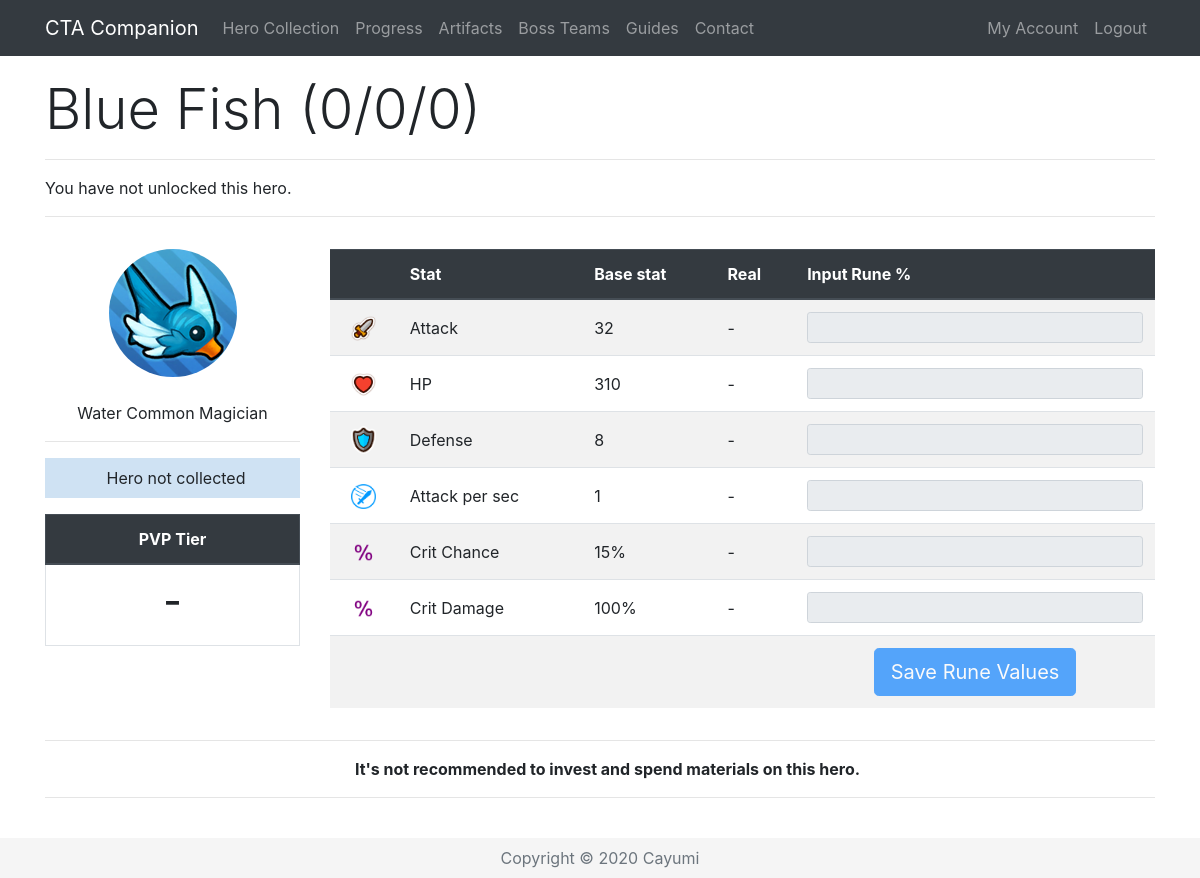
The page /Hero/9 (signed in) on the database as committed earlier.
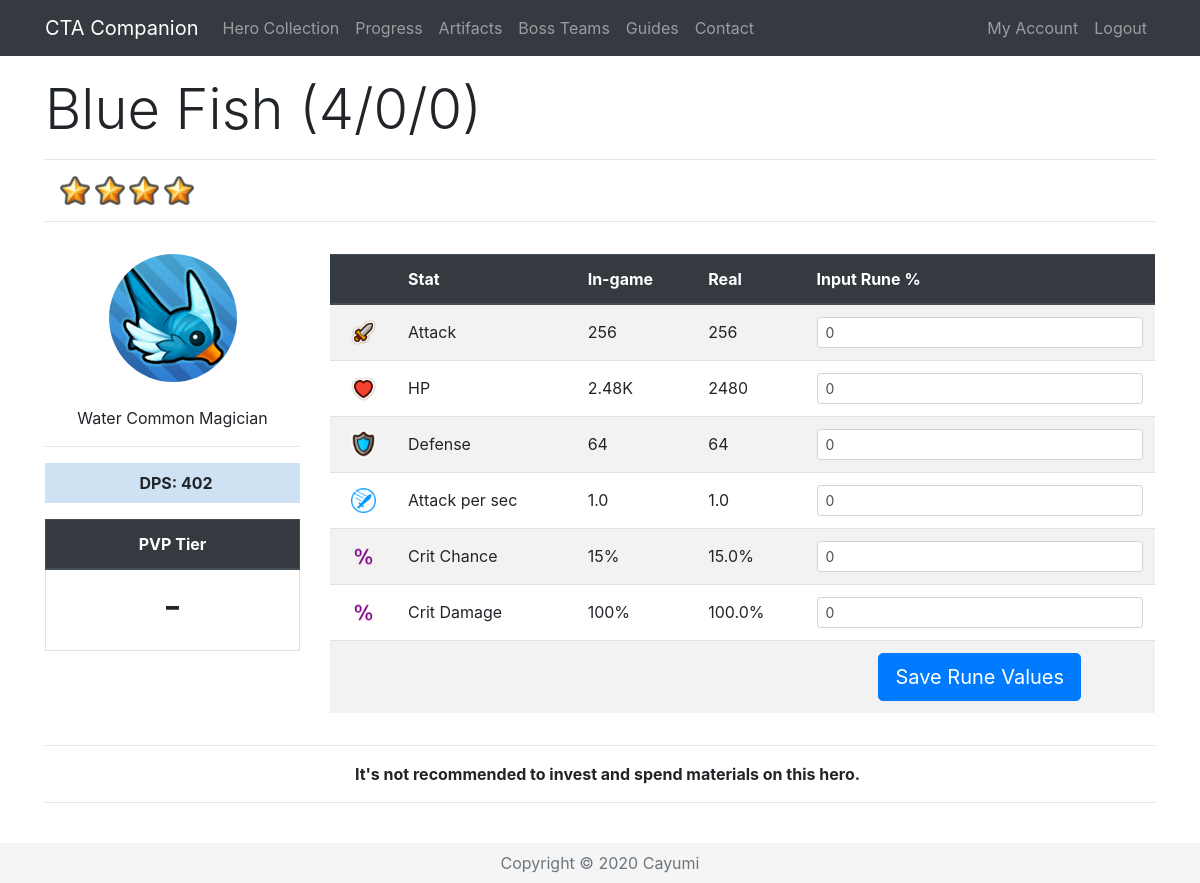
The same page on the database as committed later.
### app/models.py (models this page shows, shortened)
class Base(db.Model):
    id = db.Column(db.Integer, primary_key=True)
    name = db.Column(db.String(32), index=True, unique=True)
    nameSafe = db.Column(db.String(32), index=True, unique=True)
    job = db.Column(db.String(16), index=True)
    rarity = db.Column(db.String(16), index=True)
    element = db.Column(db.String(16), index=True)
    gender = db.Column(db.String(16), index=True)
    crusher = db.Column(db.Integer, index=True)
    fly = db.Column(db.Integer, index=True)
    blitz = db.Column(db.Integer, index=True)
    atk = db.Column(db.Integer, index=True)
    hp = db.Column(db.Integer, index=True)
    defense = db.Column(db.Integer, index=True)
    crit = db.Column(db.Integer, index=True)
    critDmg = db.Column(db.Integer, index=True)
    movespeed = db.Column(db.Integer, index=True)
    aps = db.Column(db.Integer, index=True)
    arange = db.Column(db.Integer, index=True)
    resistance = db.Column(db.Integer, index=True)
    frenzy = db.Column(db.Integer, index=True)
    dodge = db.Column(db.Integer, index=True)
    stun = db.Column(db.Integer, index=True)
    stunTime = db.Column(db.Integer, index=True)
    aoe = db.Column(db.Integer, index=True)
    ult = db.Column(db.Integer, index=True)
    kshp = db.Column(db.Integer, index=True)
    gold = db.Column(db.Integer, index=True)
    freeze = db.Column(db.Integer, index=True)
    freezeTime = db.Column(db.Integer, index=True)
    freezeDmg = db.Column(db.Integer, index=True)
    burn = db.Column(db.Integer, index=True)
    burnTime = db.Column(db.Integer, index=True)
    burnDmg = db.Column(db.Integer, index=True)
    poison = db.Column(db.Integer, index=True)
    poisonTime = db.Column(db.Integer, index=True)
    poisonDmg = db.Column(db.Integer, index=True)
    sp2 = db.Column(db.Integer, index=True)
    sp2num = db.Column(db.Integer, index=True)
    buffElement = db.Column(db.String(16), index=True)
    buffType = db.Column(db.Integer, index=True)
    buffStat = db.Column(db.String(16), index=True)
    buff = db.Column(db.Integer, index=True)
    heroes = db.relationship('Hero', backref='baseStats', lazy='dynamic')

class Hero(db.Model):
    id = db.Column(db.Integer, primary_key=True)
    level = db.Column(db.Integer, index=True)
    awaken = db.Column(db.Integer, index=True)
    wpn = db.Column(db.Integer, index=True)
    medals = db.Column(db.Integer, index=True)
    runedAtk = db.Column(db.Integer, index=True)
    runedHp = db.Column(db.Integer, index=True)
    runedDef = db.Column(db.Integer, index=True)
    runedAps = db.Column(db.Integer, index=True)
    runedCrit = db.Column(db.Integer, index=True)
    runedCritDmg = db.Column(db.Integer, index=True)
    user_id = db.Column(db.Integer, db.ForeignKey('user.id'))
    base_id = db.Column(db.Integer, db.ForeignKey('base.id'))
    def displayStat(self, stat):
        if stat < 1000:
            return str(int(round(stat, 0)))
        elif stat > 1000000:
            return str(round(stat/1000000, 2))+"M"
        else:
            return str(round(stat/1000, 2))+"K"
    def atk(self):
        runedAttack = self.runedAtk
        base = self.baseStats.atk
        level = self.level
        awaken = self.awaken
        atk = int(base * (2 ** (level - 1)) * (1.5 ** awaken))
        runedAtk = atk + (atk * (runedAttack / 100))
        return int(runedAtk)
    def hp(self):
        runedHP = self.runedHp
        base = self.baseStats.hp
        level = self.level
        awaken = self.awaken
        hp = int(base * (2 ** (level - 1)) * (1.5 ** awaken))
        runedHP = hp + (hp * (runedHP / 100))
        return int(runedHP)
    def defense(self):
        runedDef = self.runedDef
        base = self.baseStats.defense
        level = self.level
        awaken = self.awaken
        defense = int(base * (2 ** (level - 1)) * (1.5 ** awaken))
        runedDef = defense + (defense * (runedDef / 100))
        return int(runedDef)
    def aps(self):
        runedAps = self.runedAps
        base = self.baseStats.aps
        runedAps = base + (base * (runedAps / 100))
        return runedAps
    def crit(self):
        runedCrit = self.runedCrit
        base = self.baseStats.crit
        return (base + runedCrit)/100
    def critDmg(self):
        runedDmg = self.runedCritDmg
        base = self.baseStats.critDmg
        return (base + runedDmg)/100
    def dpsSP2(self):
        sp2 = 1
        sp2num = 5
        atk = self.atk()
        aps = self.aps()
        crit = self.crit()
        critDmg = self.critDmg()
        dps = ((atk * aps * (1-crit)) + (atk * aps * crit * critDmg)) * (6 + sp2 * sp2num)/7
        dps = int(round(dps))
        return '{:,}'.format(dps).replace(',', ' ')

### app/routes.py (the view, shortened to what this page needs)
@app.route('/Hero/<heroid>', methods=["GET", "POST"])
@login_required
def hero(heroid):
    user = User.query.join(Hero).filter(Hero.id==heroid)
    selectedHero = Hero.query.get(heroid)
    if request.method == "GET":
        return render_template('hero.html', selectedHero=selectedHero, title=selectedHero.baseStats.name, user=user, heroDict=heroDict)

### app/templates/hero.html (shortened to what this page needs)
{% extends "base.html" %}
{% block content %}
{% if user[0] == current_user %}
{% set current = selectedHero.baseStats.nameSafe %}
 <div class="row pt-3">
    <div class="col-lg-12">
      <h1 class="display-4">{{ selectedHero.baseStats.name }} ({{ selectedHero.level }}/{{ selectedHero.awaken }}/{{ selectedHero.wpn }}) </h1>
      <hr>
        {% if selectedHero.level > 0 %}
      <p class="instructions">
          {%for i in range(selectedHero.level - selectedHero.awaken) %}
          <img src="{{ url_for('static', filename='star.png') }}" width="30" alt="Star">
          {% endfor %}
      </p>
        {% else %}
        <p class="instruction">You have not unlocked this hero.</p>
        {% endif %}
      <hr>
    </div>
 </div>
  <div class="row align-middle">
    <div class="col-lg-3 text-center align-middle pt-3">
        <img class="img-fluid rounded-circle" src="/static/{{selectedHero.baseStats.nameSafe}}.png" alt="{{selectedHero.baseStats.name}}"><br><br>
        {{ selectedHero.baseStats.element }} {{ selectedHero.baseStats.rarity }} {{ selectedHero.baseStats.job }}<hr>
        {% if selectedHero.level > 0 %}
        <p class="instructions {{selectedHero.baseStats.element}}{{selectedHero.baseStats.rarity}}"><b>DPS: {{ selectedHero.dpsSP2() }}</b></p>
        {% else %}
        <p class="instructions {{selectedHero.baseStats.element}}{{selectedHero.baseStats.rarity}}">Hero not collected</p>
        {% endif %}
        <table class="table table-bordered">
        <thead class="thead-dark">
        <tr>
            <th colspan="2">PVP Tier</th>
        </tr>
        </thead>
        <tr>
            <td><h1>
                {% if heroDict[current] %}
                {{ heroDict[current][4] }}
                {% else %}
                -
                {% endif %}
            </h1></td>
        </tr>
    </table>
      </div>
      <div class="col lg-9 pt-3">
<form action="/Hero/{{ selectedHero.id }}" method="post" novalidate>
 <table class="table table-striped">
     <thead class="thead-dark">
          <tr>
              <th>&nbsp;</th>
              <th>Stat</th>
              <th>{% if selectedHero.level > 0 %}In-game{% else %}Base stat{% endif %}</th>
              <th>Real</th>
              <th>Input Rune %</th>
          </tr>
          </thead>
              <tr class="text-left">
                  <td class="align-middle text-center"><img src="{{ url_for('static', filename='atk.png') }}" width="25" alt="Attack"></td>
                  <td class="align-middle">Attack</td>
                  {% if selectedHero.level > 0 %}
                  <td class="align-middle">{{ selectedHero.displayStat(selectedHero.atk()) }}</td>
                  <td class="align-middle">{{ selectedHero.atk() }}</td>
                  <td><input type="text" maxlength="10" class="form-control form-control-sm" id="{{ selectedHero.id }}runedAtk" value="{{ selectedHero.runedAtk }}" name="{{ selectedHero.id }}runedAtk"></td>
                  {% else %}
                  <td class="align-middle">{{ selectedHero.baseStats.atk }}</td>
                  <td class="align-middle">-</td>
                  <td><input type="text" maxlength="10" class="form-control form-control-sm" disabled></td>
                  {% endif %}
              </tr>
              <tr class="text-left">
                  <td class="align-middle text-center"><img src="{{ url_for('static', filename='hp.png') }}" width="25" alt="HP"></td>
                  <td class="align-middle">HP</td>
                  {% if selectedHero.level > 0 %}
                  <td class="align-middle">{{ selectedHero.displayStat(selectedHero.hp()) }}</td>
                  <td class="align-middle">{{ selectedHero.hp() }}</td>
                  <td><input type="text" maxlength="10" class="form-control form-control-sm" id="{{ selectedHero.id }}runedHp" value="{{ selectedHero.runedHp }}" name="{{ selectedHero.id }}runedHp" onkeypress="return isNumber9(event)"></td>
                  {% else %}
                  <td class="align-middle">{{ selectedHero.baseStats.hp }}</td>
                  <td class="align-middle">-</td>
                  <td><input type="text" maxlength="10" class="form-control form-control-sm" disabled></td>
                  {% endif %}
              </tr>
              <tr class="text-left">
                  <td class="align-middle text-center"><img src="{{ url_for('static', filename='def.png') }}" width="25" alt="Defense"></td>
                  <td class="align-middle">Defense</td>
                  {% if selectedHero.level > 0 %}
                  <td class="align-middle">{{ selectedHero.displayStat(selectedHero.defense()) }}</td>
                  <td class="align-middle">{{ selectedHero.defense() }}</td>
                  <td><input type="text" maxlength="10" class="form-control form-control-sm" id="{{ selectedHero.id }}runedDef" value="{{ selectedHero.runedDef }}" name="{{ selectedHero.id }}runedDef" onkeypress="return isNumber9(event)"></td>
                  {% else %}
                  <td class="align-middle">{{ selectedHero.baseStats.defense }}</td>
                  <td class="align-middle">-</td>
                  <td><input type="text" maxlength="10" class="form-control form-control-sm" disabled></td>
                  {% endif %}
              </tr>
              <tr class="text-left">
                  <td class="align-middle text-center"><img src="{{ url_for('static', filename='aps.png') }}" width="25" alt="APS"></td>
                  <td class="align-middle">Attack per sec</td>
                  {% if selectedHero.level > 0 %}
                  <td class="align-middle">{{ selectedHero.aps()|round(2, 'common' ) }}</td>
                  <td class="align-middle">{{ selectedHero.aps() }}</td>
                  <td><input type="text" maxlength="10" class="form-control form-control-sm" id="{{ selectedHero.id }}runedAps" value="{{ selectedHero.runedAps }}" name="{{ selectedHero.id }}runedAps" onkeypress="return isNumber9(event)"></td>
                  {% else %}
                  <td class="align-middle">{{ selectedHero.baseStats.aps }}</td>
                  <td class="align-middle">-</td>
                  <td><input type="text" maxlength="10" class="form-control form-control-sm" disabled></td>
                  {% endif %}
              </tr>
                <tr class="text-left">
                  <td class="align-middle text-center"><img src="{{ url_for('static', filename='crit.png') }}" width="25" alt="Crit Chance"></td>
                  <td class="align-middle">Crit Chance</td>
                  {% if selectedHero.level > 0 %}
                  <td class="align-middle">{{ (selectedHero.crit()*100)|round|int }}%</td>
                  <td class="align-middle">{{ selectedHero.crit()*100 }}% </td>
                  <td><input type="text" maxlength="10" class="form-control form-control-sm" id="{{ selectedHero.id }}runedCrit" value="{{ selectedHero.runedCrit }}" name="{{ selectedHero.id }}runedCrit" onkeypress="return isNumber9(event)"></td>
                  {% else %}
                  <td class="align-middle">{{ selectedHero.baseStats.crit }}%</td>
                  <td class="align-middle">-</td>
                  <td><input type="text" maxlength="10" class="form-control form-control-sm" disabled></td>
                  {% endif %}
                </tr>
              <tr class="text-left">
                  <td class="align-middle text-center"><img src="{{ url_for('static', filename='crit.png') }}" width="25" alt="Crit Damage"></td>
                  <td class="align-middle">Crit Damage</td>
                  {% if selectedHero.level > 0 %}
                  <td class="align-middle">{{ ((selectedHero.critDmg())*100)|round|int }}%</td>
                  <td class="align-middle">{{ (selectedHero.critDmg()*100)|round(2, 'common') }}%</td>
                  <td><input type="text" maxlength="10" class="form-control form-control-sm" id="{{ selectedHero.id }}runedCritDmg" value="{{ selectedHero.runedCritDmg }}" name="{{ selectedHero.id }}runedCritDmg" onkeypress="return isNumber9(event)"></td>
                  {% else %}
                  <td class="align-middle">{{ selectedHero.baseStats.critDmg }}%</td>
                  <td class="align-middle">-</td>
                  <td><input type="text" maxlength="10" class="form-control form-control-sm" disabled></td>
                  {% endif %}
              </tr>
     <tr class="text-center">
                  <td>&nbsp;</td>
                  <td>&nbsp;</td>
                  <td>&nbsp;</td>
                  <td>&nbsp;</td>
                  {% if selectedHero.level > 0 %}
                  <td><button class="btn btn-primary btn-lg" type="submit">Save Rune Values</button></td>
                  {% else %}
                  <td><button class="btn btn-primary btn-lg" type="submit" disabled>Save Rune Values</button></td>
                  {% endif %}
              </tr>
          </table>
</form>
    </div>
      </div>
{% if heroDict[current] %}
<div class="row">
    <div class="col-lg-12 text-center">
        <hr>
        <p class="instructions">{{ heroDict[current][5] }}</p>
        <hr>
    </div>
</div>
<div class="row">
    <div class="col-lg-12 text-center">
      <table class="table table-bordered">
          <thead class="thead-dark">
          <tr>
              <th colspan="5">How to rune</th>
          </tr>
          </thead>
          <tr class="table-secondary align-middle">
              <td>&nbsp;</td>
              <td width="18%">Rune Set</td>
              <td>Primary</td>
              <td>Secondary</td>
              <td>Notes</td>
          </tr>
          <tr class="align-middle">
              <td class="align-middle">PVP</td>
              <td class="align-middle">
                  {% for i in heroDict[current][0] %}
                  <img class="img-fluid" src="/static/{{i}}.png" alt="{{i}}" name="{{i}}" width="25">
                  {% endfor %}
              </td>
              <td class="align-middle">{{ heroDict[current][1] }}</td>
              <td class="align-middle">{{ heroDict[current][2] }}</td>
              <td class="align-middle">{{ heroDict[current][3] }}</td>
          </tr>
{% if heroDict[current][6] %}
            <tr>
              <td class="align-middle">PVE</td>
              <td class="align-middle">
                  {% for i in heroDict[current][6] %}
                  <img class="img-fluid" src="/static/{{i}}.png" alt="{{i}}" name="{{i}}" width="25">
                  {% endfor %}
              </td>
              <td class="align-middle">{{ heroDict[current][7] }}</td>
              <td class="align-middle">{{ heroDict[current][8] }}</td>
              <td class="align-middle">{{ heroDict[current][9] }}</td>
          </tr>
{% endif %}
      </table>
    </div>
</div>
{% else %}
<div class="row">
    <div class="col-lg-12 text-center">
        <hr>
        <p class="instructions"><b>It's not recommended to invest and spend materials on this hero.</b></p>
        <hr>
    </div>
</div>
{% endif %}
<br>
{% endif %}
{% endblock %}

Rows that differ between the two databases and show on the page:
shown differently, row unchanged: Base "Blue Fish": baseStats.atk "32" → (not shown); baseStats.hp "310" → (not shown); baseStats.defense "8" → (not shown); baseStats.aps "1" → (not shown); baseStats.crit "15" → (not shown); baseStats.critDmg "100" → (not shown)
changed Hero: level "0" → "4"; dpsSP2 (not shown) → "402"; displayStat (not shown) → "256"; atk (not shown) → "256"; runedAtk (not shown) → "0"; displayStat (not shown) → "2.48K"; hp (not shown) → "2480"; runedHp (not shown) → "0"; displayStat (not shown) → "64"; defense (not shown) → "64"; runedDef (not shown) → "0"; aps (not shown) → "1.0"; runedAps (not shown) → "0"; (selectedHero.crit()*100)|round|int (not shown) → "15"; selectedHero.crit()*100 (not shown) → "15.0"; runedCrit (not shown) → "0"; ((selectedHero.critDmg())*100)|round|int (not shown) → "100"; (selectedHero.critDmg()*100)|round(2,'common') (not shown) → "100.0"; runedCritDmg (not shown) → "0"
Other text that changed with them:
text no longer shown: "You have not unlocked this hero. Hero not collected Base stat - - - - - -"
text now shown: "DPS: In-game"
